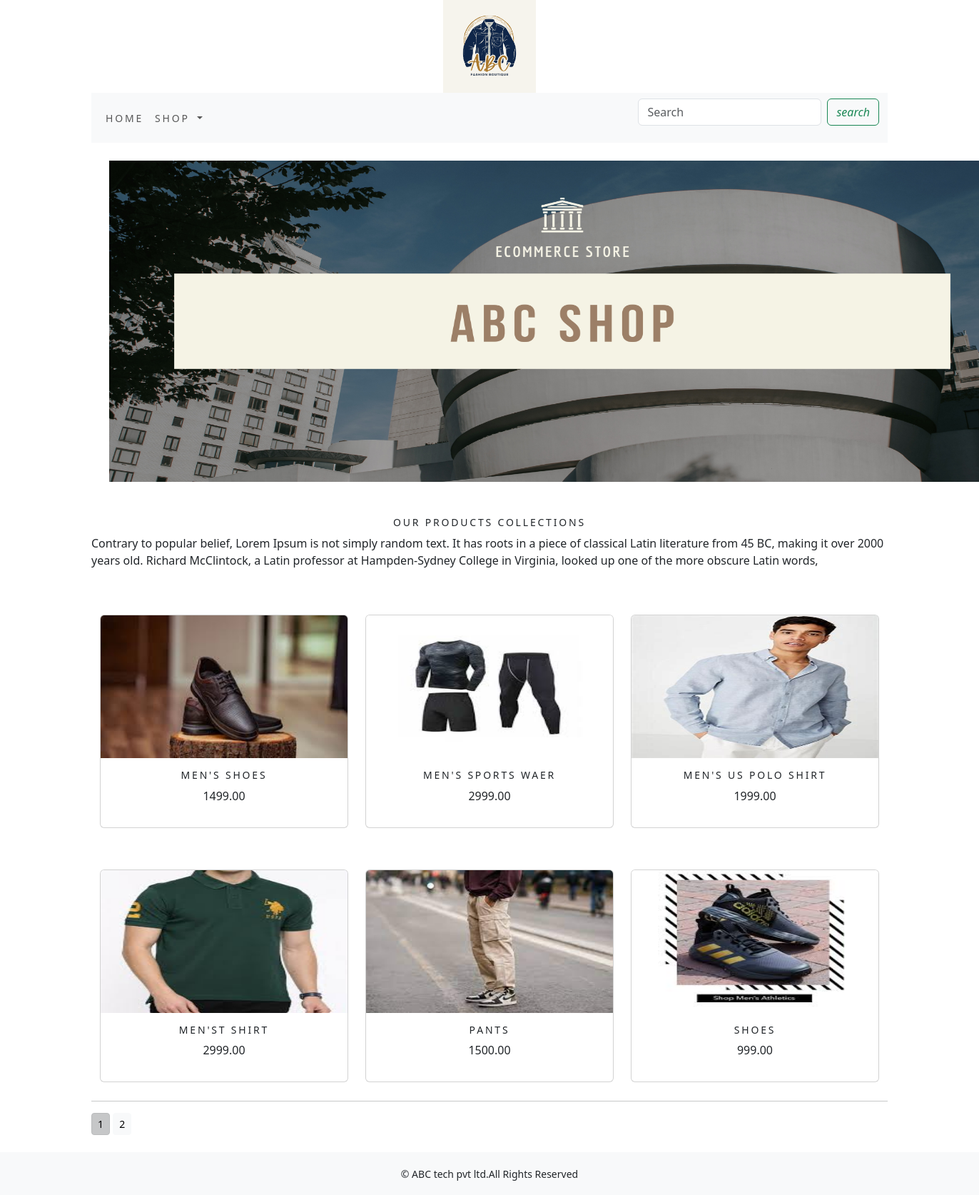
The app's page /ecommerceapp/ with its own data.
### ecommerceapp/models.py (models this page shows, shortened)
class Product(models.Model):
    name=models.CharField(max_length=250,unique=True)
    slug = models.SlugField(max_length=250, unique=True)
    description= models.TextField(blank=True)
    price = models.DecimalField(max_digits=10, decimal_places=2)
    category=models.ForeignKey(Category,on_delete=models.CASCADE)
    image = models.ImageField(upload_to='product', blank=True)
    stock=models.IntegerField()
    available=models.BooleanField(default=True)
    created = models.DateTimeField(auto_now_add=True)
    updated = models.BooleanField(default=True)
    def get_url(self):
        return reverse('shop:prodCatdetail',args=[self.category.slug,self.slug])
    class Meta:
        ordering=('name',)
        verbose_name='product'
        verbose_name_plural='products'

### ecommerceapp/views.py (the view)
# urls.py: path('',views.allProdCat,name='allProdCat'),
def allProdCat(request,c_slug=None):
    c_page=None
    product_list=None
    if c_slug!=None:
        c_page=get_object_or_404(Category,slug=c_slug)
        product_list=Product.objects.all().filter(category=c_page,available=True)
    else:
        product_list = Product.objects.all().filter(available=True)
    paginator=Paginator(product_list,6)
    try:
        page=int(request.GET.get('page','1'))
    except:
        page=1
    try:
        products=paginator.page(page)
    except (EmptyPage,InvalidPage):
        products=paginator.page(paginator.num_pages)
    return render(request,'category.html',{'category':c_page,'products':products})

### cart/context_processors.py (called while the page is built)
def counter(request):
    item_count=0
    if 'admin' in request.path:
        return {}
    else:
        try:
            cart=Cart.objects.filter(cart_id=cart_id(request))
            cart_items=CartItem.objects.all().filter(cart=cart[:1])
            for cart_item in cart_items:
                item_count += cart_item.quantity
        except Cart.DoesNotExist:
            item_count=0
    return dict(item_count=item_count)

### cart/views.py (called while the page is built)
def cart_id(request):
    cart=request.session.session_key
    if not cart:
        cart=request.session.create()
    return cart

### ecommerceapp/context_processors.py (called while the page is built)
def menu_links(request):
    links=Category.objects.all()
    return dict(links=links)

### ecommerceapp/models.py (called while the page is built)
    def get_url(self):
        return reverse('shop:product_by_category',args=[self.slug])

### templates/category.html (shortened to what this page needs)
{% extends 'base.html' %}
{% load static %}
{% block content %}
<div class="mx_auto">
    {% if category %}
    <img class="my_image" src="{{ category.image.url }}" alt="{{category.name}}">
</div>
<br>
<div>
    <h1 class="text-center my_title">{{category.name}}</h1>
    <p class="text-justify">{{category.description}}</p>
</div>
{% else %}
<div>
<img class="my_image my_image_padding" src="{% static 'img/banner.png' %}" alt="our products" width="1500">
</div>
<br>
<div>
     <h1 class="text-center my_title">Our Products Collections</h1>
    <p class="text-justify">Contrary to popular belief, Lorem Ipsum is not simply random text. It has roots in a piece of classical Latin literature from 45 BC, making it over 2000 years old. Richard McClintock, a Latin professor at Hampden-Sydney College in Virginia, looked up one of the more obscure Latin words,</p>
</div>
{% endif %}
<div class="container">
    <div class="row mx_auto">
        {% for product in products.object_list %}
        <div class="my_bottom_margin col-9 col-sm-12  col-md-4 xol-lg-4"><br><br>
            <div class="card text-center" style="min-width:18rem;">
               <a href="{{product.get_url}}"><img class="card-img-top my_image1" src="{{product.image.url}}" height="200px" width="200px" alt="{{product.name}}"  ></a>
             <div class="card-body">
                 <h4>{{product.name}}</h4>
                 <p>{{product.price}}</p>
             </div>
            </div>
        </div>
            {% endfor %}
    </div>
</div>
    <div class="mx_auto">
        {% if products.paginator.num_pages > 1 %}
    <hr>
        <div class="text_center">
            {% for pg in products.paginator.page_range %}
            <a href="?page={{pg}}" class="btn btn-light btn-sm {% if products.number == pg%} active {% endif %}">{{pg}}</a>
            {% endfor %}
        </div>
{% endif %}
    </div>
    <br>
</div>
{% endblock %}

### templates/base.html (shortened to what this page needs)
{% load static %}
<html lang="en">
<head >
     <link rel="stylesheet" href="{% static 'css/custom.css' %}">
     <link href="https://cdn.jsdelivr.net/npm/bootstrap@5.3.1/dist/css/bootstrap.min.css" rel="stylesheet">
    <link rel="stylesheet" href="https://cdnjs.cloudflare.com/ajax/libs/font-awesome/4.7.0/css/font-awesome.min.css">
</head>
<body>
<div class="container">
    {% include 'header.html' %}
    {% include 'nav.html' %}
    {% block content %}
    {% endblock %}
</div>
{% include 'footer.html' %}
</body>
</html>

### templates/header.html
{% load static %}
<header>
    <center>
<a href="{% url 'shop:allProdCat' %}"> <img src="{% static 'img/logo.png' %}" alt="logimage" width="130px;" height="130px;">
    </center>
</header>

### templates/nav.html (shortened to what this page needs)
<nav class="navbar navbar-expand-lg bg-body-tertiary">
  <div class="container-fluid">
    <div class="collapse navbar-collapse" id="navbarSupportedContent">
      <ul class="navbar-nav me-auto mb-2 mb-lg-0">
        <li class="nav-item">
          <a class="nav-link" href="#">Home</a>
        </li>
        <li class="nav-item dropdown {% if 'shop' in request.path %} active {% endif %}">
          <a class="nav-link dropdown-toggle" href="#" role="button" data-bs-toggle="dropdown" aria-expanded="false">
            Shop
          </a>
        </li>
      </ul>
      <form class="d-flex" action="{% url 'search_app:SearchResult' %}" method="get" role="search">
        <input class="form-control me-2" type="search" placeholder="Search" name="q" aria-label="Search">
        <button class="btn btn-outline-success" type="submit"><i> search</i></button>
      </form>
    </div>
  </div>
</nav>

### templates/footer.html
<div class="footer navbar-fixed-bottom my_footer">
  <p class="text-center">&copy; ABC tech pvt ltd.All Rights Reserved </p>
</div>

### static/css/custom.css (style rules this page uses)
body { font-family: 'Open Sans', sans-serif; }
.nav-item { letter-spacing : .2em; font-size :14px; text-transform :uppercase; }
.my_footer { background-color :#f8f9fa; height :60px; }
.my_footer p { padding-top :20px; font-size :14px; }
.my_image { width :1320px; height :500px; }
.my_title { font-size :14px; text-transform :uppercase; letter-spacing : .2em; }
.my_image_padding { padding :25px; }
.my_bottom_margin { margin-bottom:10px; }
.card-body h4 { font-size :14px; text-transform :uppercase; letter-spacing : .2em; }

### records on screen
Product: image (picture), name "MEN'S SHOES", price "1499.00"
Product: image (picture), name "MEN'S SPORTS WAER", price "2999.00"
Product: image (picture), name "MEN'S US POLO SHIRT", price "1999.00"
Product: image (picture), name "MEN'ST SHIRT", price "2999.00"
Product: image (picture), name "PANTS", price "1500.00"
Product: image (picture), name "SHOES", price "999.00"

### other values on screen
{{ pg }} "1" "2"
